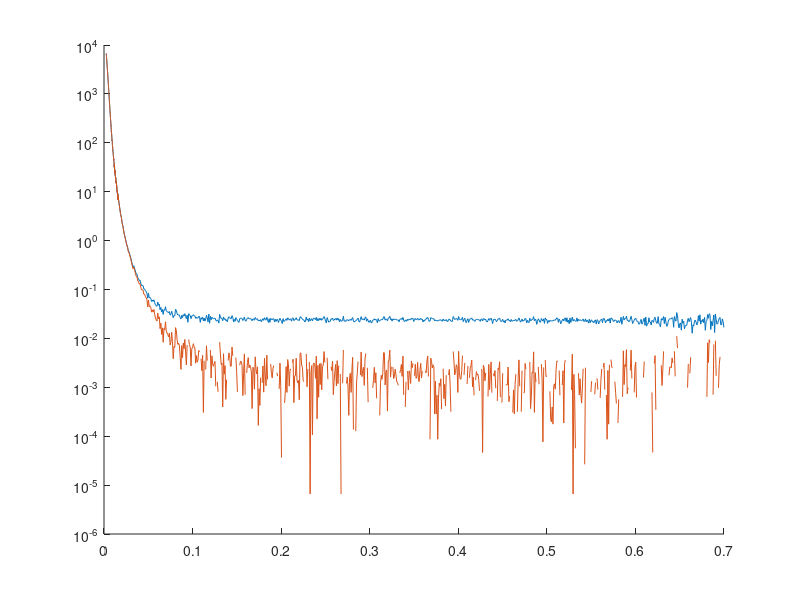

Source code (MATLAB): (Note: this script raises an error after producing the figure.)


load("data.mat")
clearvars s

%% background correction

p = 0.9;
tail_range = round(numel(q)*p):numel(q);
Background = mean(int(tail_range));
int_nobg = int - Background;
int_nobg(int_nobg<0) = 0;

figure
hold on
plot(q, int)
plot(q, int_nobg)
% set(gca,'xscale', 'log')
set(gca,'yscale', 'log')


%%  cut of noisy data
clc

intcor_log = log10(int_nobg);

Data_group_size = 0.05; % FIXME: debug value

SZ = round(Data_group_size*numel(intcor_log));

N = round(numel(intcor_log)/SZ);

% figure %FIXME: debug plot
% hold on

group_end_ind_prev = [];
for i = 1:N
    group_start_ind = SZ*(i-1)+1;
    group_end_ind = SZ*(i)+1;
    % disp([num2str(group_start_ind) ' - ' num2str(group_end_ind)])
    Range = group_start_ind:group_end_ind;
    X_part = q(Range);
    Y_part = intcor_log(Range);

    Inf_range = isinf(Y_part);
    X_part(Inf_range) = [];
    Y_part(Inf_range) = [];


    [Fit_obj, GOF] = fit(X_part, Y_part, 'a*x+b', 'start', [0 0]);
    % plot(X_part, Y_part, 'b') %FIXME: debug plot

    Y_line = feval(Fit_obj, X_part);
    % plot(X_part, Y_line, 'r') %FIXME: debug plot

    % plot(X_part, (Y_part-Y_line).^2, 'r') %FIXME: debug plot

    Rsquare = GOF.rsquare;
    Trigger_value = 0.85; %FIXME: debug value

    if Rsquare < Trigger_value
        Output_range = 1:group_end_ind_prev;
        break
    end

    group_end_ind_prev = group_end_ind;
end

% Output_range

q_cor = q(Output_range);
intcor = int_nobg(Output_range);
intcor_log = log10(intcor);

%%


% figure
hold on
plot(q_cor, intcor_log)
% set(gca,'xscale', 'log')
% set(gca,'yscale', 'log')


%%
X_input = q_cor;
Y_input = intcor_log;

clearvars -except X_input Y_input 


%%


























